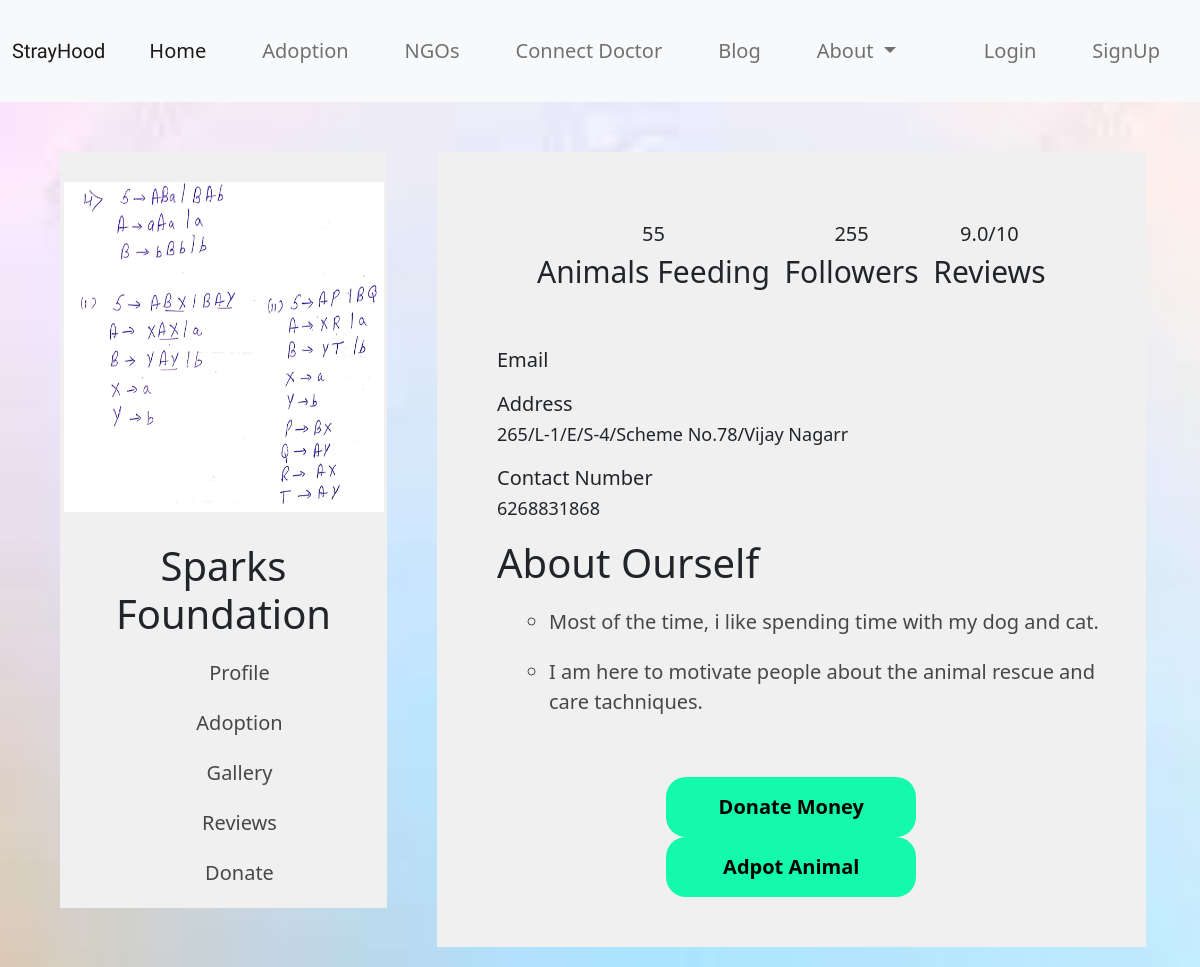
The page /profile/byy/SparksFoundation/3 on the database its author committed.
### authentication/models.py (models this page shows, shortened)
class NGO(models.Model):
    user = models.OneToOneField(User, on_delete=models.CASCADE, related_name="ngos")
    name = models.CharField(max_length=50, unique=True)
    address = models.CharField(max_length=100, unique=True)
    contact = models.IntegerField(blank=True)
    profile_pic = models.ImageField(upload_to="users/ngo_profile_pic", blank=True)

### Profile/views.py (the view)
# urls.py: path('byy/<username>/<int:pk>', views.NGODetail.as_view(), name='singlengo'),
class NGODetail(generic.DetailView):
    model = models.NGO
    template_name = 'Profile/ngoprofile.html'

### Profile/templates/Profile/ngoprofile.html (shortened to what this page needs)
<!DOCTYPE html>
<html lang="en">
<head>
    <link rel="stylesheet" href="/static/css/stylesheet.css">
    <link href="https://cdn.jsdelivr.net/npm/bootstrap@5.1.3/dist/css/bootstrap.min.css" rel="stylesheet"
>
</head>
<body
    style="background: url('/static/images/sbg5.jfif'); background-repeat: no-repeat;  background-attachment: fixed;  background-size: cover;">
    <nav class="navbar navbar-expand-lg navbar-light bg-light">
        <div class="container-fluid">
            <a class="navbar-brand" href="userProfile.html" style="font-family: 'Satisfy', cursive;">StrayHood</a>
            <div class="collapse navbar-collapse" id="navbarSupportedContent">
                <ul class="navbar-nav me-auto mb-2 mb-lg-0">
                    <li class="nav-item">
                        <a class="nav-link active" aria-current="page" href="{% url 'home' %}">Home</a>
                    </li>
                    <li class="nav-item">
                        <a class="nav-link" href="shAdoption.php">Adoption</a>
                    </li>
                    <li class="nav-item">
                        <a class="nav-link" href="{% url 'profiles:allngo' %}">NGOs</a>
                    </li>
                    <li class="nav-item">
                        <a class="nav-link" href="{% url 'profiles:alldoctors' %}">Connect Doctor</a>
                    </li>
                    <li class="nav-item">
                        <a class="nav-link" href="feed.html">Blog</a>
                    </li>
                    <li class="nav-item dropdown">
                        <a class="nav-link dropdown-toggle" href="#" id="navbarDropdown" role="button"
                            data-toggle="dropdown" aria-haspopup="true" aria-expanded="false">
                            About
                        </a>
                    </li>
                </ul>
                <ul class="navbar-nav ms-auto mb-2 mb-lg-0">
                    {% if not user.is_authenticated %}
                    <li class="nav-item">
                        <a class="nav-link" href="{% url 'authentication:login' %}">Login</a>
                    </li>
                    <li class="nav-item">
                        <a class="nav-link" href="{% url 'authentication:signup' %}">SignUp</a>
                    </li>
                    {% else %}
                    l<li class="nav-item">
                        <a class="nav-link" href="{% url 'authentication:logout' %}">Logout</a>
                    </li>
                    {% endif %}
                </ul>
            </div>
        </div>
    </nav>
    <div id="main">
        <div id="left">
            <div id="img">
                <img src="{{ object.profile_pic.url }}"
                    style="height: 330px; width: 320px;" alt="">
            </div>
            <h1>
                {{ object.name }}
            </h1>
            <div id="options">
                <ul>
                    <li>
                        Profile
                    </li>
                    <li>
                        Adoption
                    </li>
                    <li>
                        Gallery
                    </li>
                    <li>
                        Reviews
                    </li>
                    <li>
                        Donate
                    </li>
                </ul>
            </div>
        </div>
        <div id="right">
            <div id="top">
                <div id="blogs">
                    <h2>55</h2>
                    <h1>Animals Feeding</h1>
                </div>
                <div id="follower">
                    <h2>255</h2>
                    <h1>Followers</h1>
                </div>
                <div id="rating">
                    <h2>9.0/10</h2>
                    <h1>Reviews</h1>
                </div>
            </div>
            <div id="info">
                <div id="email">
                    <h1>Email</h1>
                </div>
                <div id="email">
                    <h1>Address</h1>
                    <h2> {{ object.address }} </h2>
                </div>
                <div id="contact">
                    <h1>Contact Number</h1>
                    <h2> {{ object.contact }} </h2>
                </div>
            </div>
            <div id="about">
                <h1>
                    About Ourself
                </h1>
                <ul>
                    <li>Most of the time, i like spending time with my dog and cat.</li>
                    <li>I am here to motivate people about the animal rescue and care tachniques.</li>
                </ul>
            </div>
            <div id="buttons">
                <button>Donate Money</button>
                <button>Adpot Animal</button>
            </div>
        </div>
    </div>
</body>
</html>

### static/css/stylesheet.css (style rules this page uses)
body { font-family: Arial, Helvetica, sans-serif; }
#main { width: 95vw; margin-left: auto; margin-right:auto; margin-top: 30px; padding: 20px; padding-left: 30px; }
#left { width: 30%; background-color: rgb(240, 240, 240); text-align: center; display: inline-block; float: left; margin-left: 0px; }
img { margin-top: 30px; border-radius: 0%; margin-bottom: 30px; }
h1 { font-size: 40px; margin-bottom: 80px; }
ul { text-decoration: none; list-style: none; padding: 0px; }
ul li { margin: 20px; font-size: 20px; color: rgb(71, 71, 71); }
#right { display: inline-block; background-color: rgb(240, 240, 240); width: 65%; margin-left: 50px; padding-bottom: 50px; }
#top { text-align: center; padding-top: 70px; margin-bottom: 50px; }
#blogs { display: inline-block; text-align: center; margin-left: 100px; float: left; }
#follower { display: inline-block; text-align: center; }
#rating { display: inline-block; text-align: center; float: right; margin-right: 100px; }
#blogs h1 , #follower h1, #rating h1 { margin-top: 0px; font-weight: 500; font-size: 30px; }
#blogs h2 , #follower h2, #rating h2 { font-size: 20px; }
#about { padding-left: 60px; margin-bottom: 60px; }
#info { padding-left: 60px; }
#email h1, #contact h1 { font-weight: 700px; font-size: 20px; }
#email h2, #contact h2 { font-size: 18px; font-weight: 400; }
#email { margin-bottom: 20px; }
#about h1 { margin-top: 20px; margin-bottom: 20px; }
#about ul { list-style-type:circle; }
#buttons { width: 80%; margin: auto; text-align: center; }
#buttons button { width: 250px; margin-left: 30px; margin-right: 30px; padding: 15px; font-size: 20px; background-color: rgb(20, 250, 173); border: none; border-radius: 20px; font-weight: 700; cursor: pointer; }

### rows shown on the page
NGO: profile_pic (picture), name "Sparks Foundation", address "265/L-1/E/S-4/Scheme No.78/Vijay Nagarr", contact "6268831868"
